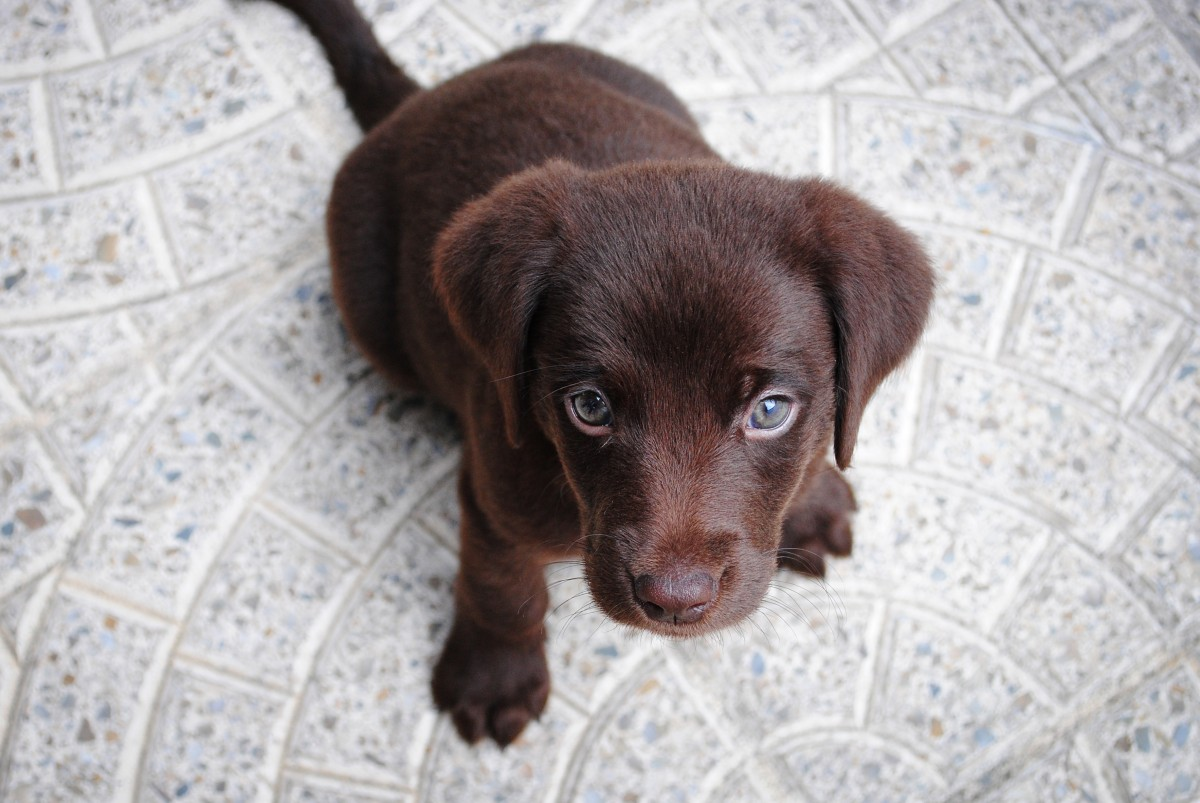
#> input picture nbs/images/puppy.jpg, 1200 x 803 px
$ jupyter execute --allow-errors 00_test.ipynb   (text cells are left out)
#> lines starting #> are read from the running program, lines starting #| are printed output that depends on the picture; pictures that were not available may be replaced by others from this repository, and a replacement may not be noted
### fastai2/core/imports.py
import io,operator,sys,os,re,mimetypes,csv,itertools,json,shutil,glob,pickle,tarfile,collections
import hashlib,itertools,types,inspect,functools,random,time,math,bz2,typing,numbers,string
import multiprocessing,threading,urllib,ipykernel,tempfile,concurrent.futures,matplotlib,warnings,zipfile

from concurrent.futures import as_completed
from functools import partial,reduce
from itertools import starmap,dropwhile,takewhile,zip_longest
from copy import copy,deepcopy
from multiprocessing import Lock,Process,Queue,queues
from datetime import datetime
from contextlib import redirect_stdout,contextmanager
from collections.abc import Iterable,Iterator,Generator,Sequence
from typing import Union,Optional
from types import SimpleNamespace
from pathlib import Path
from collections import OrderedDict,defaultdict,Counter,namedtuple
from enum import Enum,IntEnum
from warnings import warn
from textwrap import TextWrapper
from operator import itemgetter,attrgetter,methodcaller
from urllib.request import urlopen

# External modules
import requests,yaml,matplotlib.pyplot as plt,numpy as np,pandas as pd,scipy
from pandas.api.types import is_categorical_dtype,is_numeric_dtype
from numpy import array,ndarray
from scipy import ndimage
from IPython.core.debugger import set_trace

try:
    from types import WrapperDescriptorType,MethodWrapperType,MethodDescriptorType
except ImportError:
    WrapperDescriptorType = type(object.__init__)
    MethodWrapperType = type(object().__str__)
    MethodDescriptorType = type(str.join)
from types import BuiltinFunctionType,BuiltinMethodType,MethodType,FunctionType

pd.options.display.max_colwidth = 600
NoneType = type(None)
string_classes = (str,bytes)

def is_iter(o):
    "Test whether `o` can be used in a `for` loop"
    #Rank 0 tensors in PyTorch are not really iterable
    return isinstance(o, (Iterable,Generator)) and getattr(o,'ndim',1)

# [4 lines left out: function is_coll, not called in this run]

def all_equal(a,b):
    "Compares whether `a` and `b` are the same length and have the same contents"
    if not is_iter(b): return False
    return all(equals(a_,b_) for a_,b_ in itertools.zip_longest(a,b))

def noop (x=None, *args, **kwargs):
    "Do nothing"
    return x

def noops(self, x=None, *args, **kwargs):
    "Do nothing (method)"
    return x

def one_is_instance(a, b, t): return isinstance(a,t) or isinstance(b,t)

def equals(a,b):
    "Compares `a` and `b` for equality; supports sublists, tensors and arrays too"
    if one_is_instance(a,b,type): return a==b
    if hasattr(a, '__array_eq__'): return a.__array_eq__(b)
    if hasattr(b, '__array_eq__'): return b.__array_eq__(a)
    cmp = (np.array_equal if one_is_instance(a, b, ndarray       ) else
           operator.eq    if one_is_instance(a, b, (str,dict,set)) else
           all_equal      if is_iter(a) or is_iter(b) else
           operator.eq)
    return cmp(a,b)

### nbs/00_test.ipynb
[cell 1]
#default_exp test

[cell 2]
#export
from fastai2.core.imports import *

[cell 3]
from nbdev.showdoc import *
from PIL import Image

[cell 4]
#export
def test_fail(f, msg='', contains=''):
    "Fails with `msg` unless `f()` raises an exception and (optionally) has `contains` in `e.args`"
    try: f()
    except Exception as e:
        assert not contains or contains in str(e)
        return
    assert False,f"Expected exception but none raised. {msg}"

[cell 5]
def _fail(): raise Exception("foobar")
test_fail(_fail, contains="foo")

def _fail(): raise Exception()
test_fail(_fail)

[cell 6]
#export
def test(a, b, cmp,cname=None):
    "`assert` that `cmp(a,b)`; display inputs and `cname or cmp.__name__` if it fails"
    if cname is None: cname=cmp.__name__
    assert cmp(a,b),f"{cname}:\n{a}\n{b}"

[cell 7]
test([1,2],[1,2], operator.eq)
test_fail(lambda: test([1,2],[1], operator.eq))
test([1,2],[1],   operator.ne)
test_fail(lambda: test([1,2],[1,2], operator.ne))

#> (a cell that did not finish here is left out)

[cell 9]
test(['abc'], ['abc'],  all_equal)

#> (a cell that did not finish here is left out)

[cell 11]
test([['abc'],['a']], [['abc'],['a']],  equals)

[cell 12]
#export
def nequals(a,b):
    "Compares `a` and `b` for `not equals`"
    return not equals(a,b)

[cell 13]
test(['abc'], ['ab' ], nequals)

[cell 14]
#export
def test_eq(a,b):
    "`test` that `a==b`"
    test(a,b,equals, '==')

[cell 15]
test_eq([1,2],[1,2])
test_eq([1,2],map(int,[1,2]))
test_eq(array([1,2]),array([1,2]))
test_eq(array([1,2]),array([1,2]))
test_eq([array([1,2]),3],[array([1,2]),3])
test_eq(dict(a=1,b=2), dict(b=2,a=1))
test_fail(lambda: test_eq([1,2], 1), contains="==")
test_eq({'a', 'b', 'c'}, {'c', 'a', 'b'})

[cell 16]
df1 = pd.DataFrame(dict(a=[1,2],b=['a','b']))
df2 = pd.DataFrame(dict(a=[1,2],b=['a','b']))

test_eq(df1,df2)
test_eq(df1.a,df2.a)
class T(pd.Series): pass
test_eq(df1.iloc[0], T(df2.iloc[0]))

[cell 17]
#export
def test_eq_type(a,b):
    "`test` that `a==b` and are same type"
    test_eq(a,b)
    test_eq(type(a),type(b))
    if isinstance(a,(list,tuple)): test_eq(map(type,a),map(type,b))

[cell 18]
test_eq_type(1,1)
test_fail(lambda: test_eq_type(1,1.))
test_eq_type([1,1],[1,1])
test_fail(lambda: test_eq_type([1,1],(1,1)))
test_fail(lambda: test_eq_type([1,1],[1,1.]))

[cell 19]
#export
def test_ne(a,b):
    "`test` that `a!=b`"
    test(a,b,nequals,'!=')

[cell 20]
test_ne([1,2],[1])
test_ne([1,2],[1,3])
test_ne(array([1,2]),array([1,1]))
test_ne(array([1,2]),array([1,1]))
test_ne([array([1,2]),3],[array([1,2])])
test_ne([3,4],array([3]))
test_ne([3,4],array([3,5]))
test_ne(dict(a=1,b=2), ['a', 'b'])
test_ne(['a', 'b'], dict(a=1,b=2))

[cell 21]
#export
def is_close(a,b,eps=1e-5):
    "Is `a` within `eps` of `b`"
    if hasattr(a, '__array__') or hasattr(b,'__array__'):
        return (abs(a-b)<eps).all()
    if isinstance(a, (Iterable,Generator)) or isinstance(b, (Iterable,Generator)):
        return is_close(np.array(a), np.array(b), eps=eps)
    return abs(a-b)<eps

[cell 22]
#export
def test_close(a,b,eps=1e-5):
    "`test` that `a` is within `eps` of `b`"
    test(a,b,partial(is_close,eps=eps),'close')

[cell 23]
test_close(1,1.001,eps=1e-2)
test_fail(lambda: test_close(1,1.001))
test_close([-0.001,1.001], [0.,1.], eps=1e-2)
test_close(np.array([-0.001,1.001]), np.array([0.,1.]), eps=1e-2)
test_close(array([-0.001,1.001]), array([0.,1.]), eps=1e-2)

[cell 24]
#export
def test_is(a,b):
    "`test` that `a is b`"
    test(a,b,operator.is_, 'is')

[cell 25]
test_fail(lambda: test_is([1], [1]))
a = [1]
test_is(a, a)

[cell 26]
#export
def test_shuffled(a,b):
    "`test` that `a` and `b` are shuffled versions of the same sequence of items"
    test_ne(a, b)
    test_eq(Counter(a), Counter(b))

[cell 27]
a = list(range(50))
b = copy(a)
random.shuffle(b)
test_shuffled(a,b)
test_fail(lambda:test_shuffled(a,a))

[cell 28]
a = 'abc'
b = 'abcabc'
test_fail(lambda:test_shuffled(a,b))

[cell 29]
a = ['a', 42, True]
b = [42, True, 'a']
test_shuffled(a,b)

[cell 30]
#export
def test_stdout(f, exp, regex=False):
    "Test that `f` prints `exp` to stdout, optionally checking as `regex`"
    s = io.StringIO()
    with redirect_stdout(s): f()
    if regex: assert re.search(exp, s.getvalue()) is not None
    else: test_eq(s.getvalue(), f'{exp}\n' if len(exp) > 0 else '')

[cell 31]
test_stdout(lambda: print('hi'), 'hi')
test_fail(lambda: test_stdout(lambda: print('hi'), 'ho'))
test_stdout(lambda: 1+1, '')
test_stdout(lambda: print('hi there!'), r'^hi.*!$', regex=True)

[cell 32]
#export
def test_warns(f, show=False):
    with warnings.catch_warnings(record=True) as w:
        f()
        test_ne(len(w), 0)
        if show:
            for e in w: print(f"{e.category}: {e.message}")

#> (a cell that did not finish here is left out)

#> (a cell that did not finish here is left out)


[cell 35]
#export
TEST_IMAGE = 'images/puppy.jpg'

[cell 36]
im = Image.open(TEST_IMAGE).resize((128,128)); im
#> after `im = Image.open(TEST_IMAGE).resize((128, 128))`:
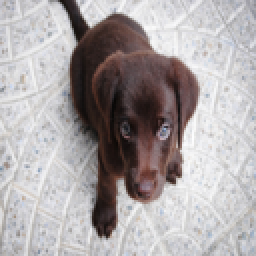
#> im: PIL image 128x128 RGB (shown 2 times larger); mean R, G, B 171.3, 165.8, 166.8

[cell 37]
#export
TEST_IMAGE_BW = 'images/mnist3.png'

[cell 38]
im = Image.open(TEST_IMAGE_BW).resize((128,128)); im
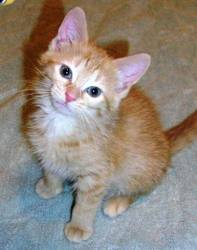
#> input picture nbs/images/cat.jpg, 197 x 250 px, given in place of mnist3.png, which was not available
#> after `im = Image.open(TEST_IMAGE_BW).resize((128, 128))`:
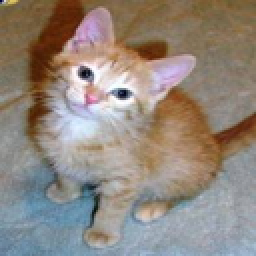
#> im: PIL image 128x128 RGB (shown 2 times larger); mean R, G, B 145.6, 135, 125.8

[cell 39]
#export
def test_fig_exists(ax):
    "Test there is a figure displayed in `ax`"
    assert ax and len(np.frombuffer(ax.figure.canvas.tostring_argb(), dtype=np.uint8))

#> (a cell that did not finish here is left out)

#> (a cell that did not finish here is left out)

[cell 42]
#hide
from nbdev.export import notebook2script
notebook2script()
#> (this line was passed over: nbdev is not available in this run)
